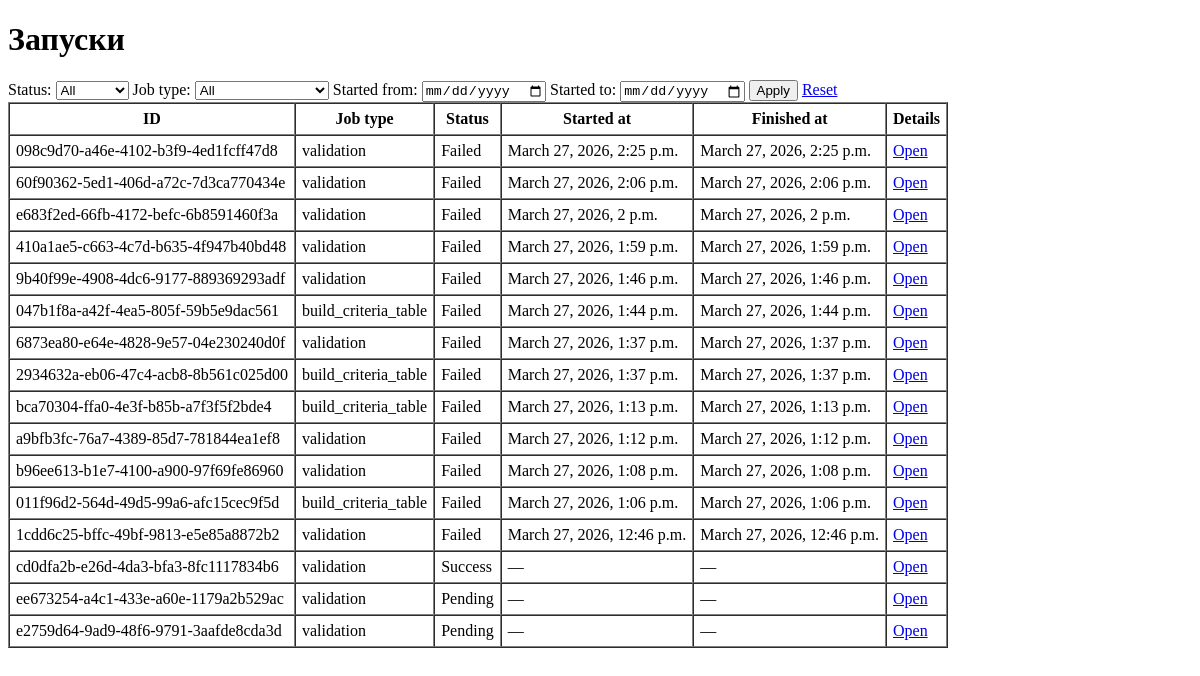
The page /runs/ on the database as committed earlier.
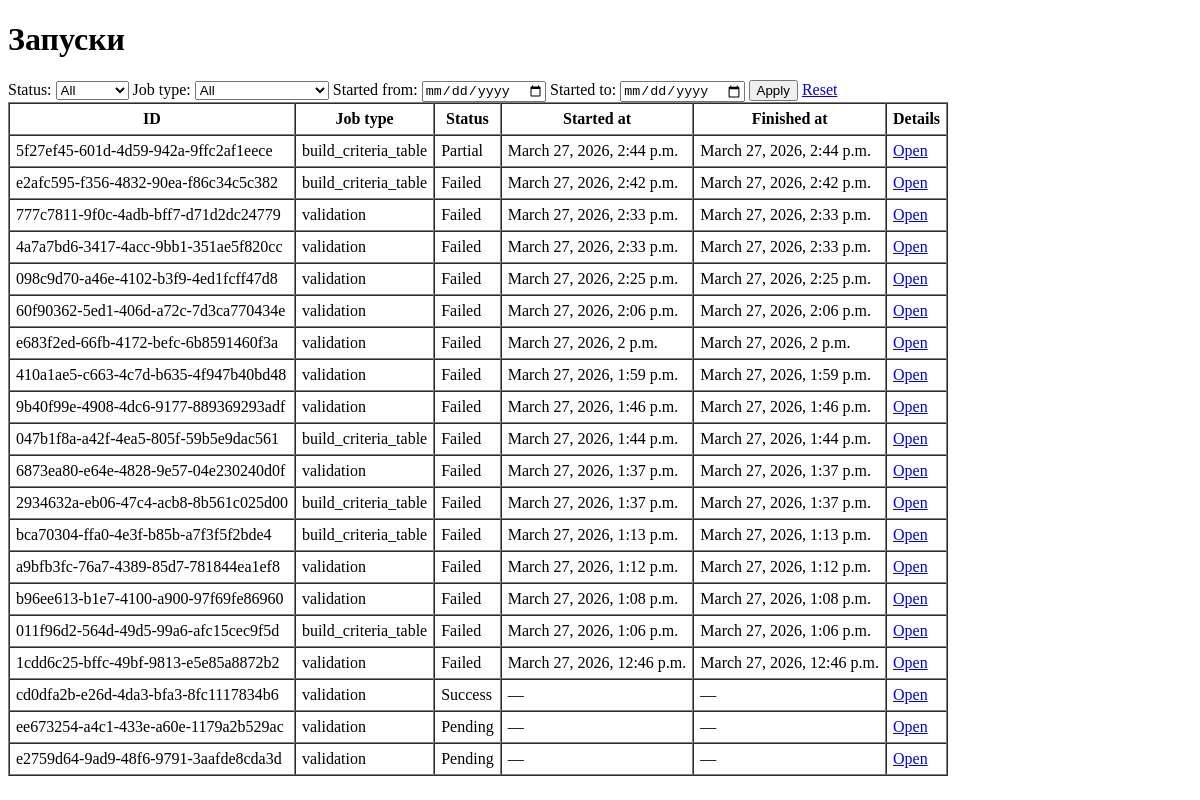
The same page on the database as committed later.
### jobs/models.py (models this page shows, shortened)
class JobRun(models.Model):
    class Status(models.TextChoices):
        PENDING = "pending", "Pending"
        RUNNING = "running", "Running"
        SUCCESS = "success", "Success"
        PARTIAL = "partial", "Partial"
        FAILED = "failed", "Failed"
    id = models.UUIDField(primary_key=True, default=uuid.uuid4, editable=False)
    job_type = models.CharField(max_length=100)
    status = models.CharField(max_length=20, choices=Status.choices, default=Status.PENDING)
    started_at = models.DateTimeField(null=True, blank=True)
    finished_at = models.DateTimeField(null=True, blank=True)
    params_json = models.JSONField(default=dict, blank=True)
    result_json = models.JSONField(default=dict, blank=True)
    initiated_by = models.ForeignKey(
        settings.AUTH_USER_MODEL,
        null=True,
        blank=True,
        on_delete=models.SET_NULL,
        related_name="job_runs",
    )
    class Meta:
        ordering = ["-started_at"]

### jobs/views.py (the view)
# urls.py: path("runs/", list_job_runs, name="job_run_list"),
def list_job_runs(request):
    queryset = JobRun.objects.all().order_by("-started_at")
    status = _parse_non_empty(request.GET.get("status"))
    if status:
        queryset = queryset.filter(status=status)
    job_type = _parse_non_empty(request.GET.get("job_type"))
    if job_type:
        queryset = queryset.filter(job_type=job_type)
    started_from = _parse_non_empty(request.GET.get("started_from"))
    if started_from:
        queryset = queryset.filter(started_at__date__gte=started_from)
    started_to = _parse_non_empty(request.GET.get("started_to"))
    if started_to:
        queryset = queryset.filter(started_at__date__lte=started_to)
    paginator = Paginator(queryset, 20)
    page_obj = paginator.get_page(request.GET.get("page"))
    preserved_query = request.GET.copy()
    preserved_query.pop("page", None)
    return render(
        request,
        "jobs/jobrun_list.html",
        {
            "page_obj": page_obj,
            "status_choices": JobRun.Status.choices,
            "job_type_choices": JobRun.objects.values_list("job_type", flat=True).distinct().order_by("job_type"),
            "filters": {
                "status": status or "",
                "job_type": job_type or "",
                "started_from": started_from or "",
                "started_to": started_to or "",
            },
            "querystring": preserved_query.urlencode(),
        },
    )

### jobs/views.py (called while the page is built)
def _parse_non_empty(value: str | None) -> str | None:
    if value is None:
        return None
    trimmed = value.strip()
    return trimmed or None

### jobs/templates/jobs/jobrun_list.html (shortened to what this page needs)
<!doctype html>
<html lang="en">
<head>
</head>
<body>
  <h1>Запуски</h1>
  <form method="get">
    <label>
      Status:
      <select name="status">
        <option value="">All</option>
      </select>
    </label>
    <label>
      Job type:
      <select name="job_type">
        <option value="">All</option>
      </select>
    </label>
    <label>
      Started from:
      <input type="date" name="started_from" value="{{ filters.started_from }}">
    </label>
    <label>
      Started to:
      <input type="date" name="started_to" value="{{ filters.started_to }}">
    </label>
    <button type="submit">Apply</button>
    <a href="{% url 'job_run_list' %}">Reset</a>
  </form>
  <table border="1" cellpadding="6" cellspacing="0">
    <thead>
      <tr>
        <th>ID</th>
        <th>Job type</th>
        <th>Status</th>
        <th>Started at</th>
        <th>Finished at</th>
        <th>Details</th>
      </tr>
    </thead>
    <tbody>
      {% for run in page_obj %}
        <tr>
          <td>{{ run.id }}</td>
          <td>{{ run.job_type }}</td>
          <td>{{ run.get_status_display }}</td>
          <td>{{ run.started_at|default:"—" }}</td>
          <td>{{ run.finished_at|default:"—" }}</td>
          <td>
            <a href="{% url 'job_run_detail' run.id %}{% if querystring %}?{{ querystring }}{% endif %}">Open</a>
          </td>
        </tr>
      {% empty %}
        <tr>
          <td colspan="6">No runs found.</td>
        </tr>
      {% endfor %}
    </tbody>
  </table>
</body>
</html>

Rows that differ between the two databases and show on the page:
added JobRun: id "5f27ef45-601d-4d59-942a-9ffc2af1eece", job_type "build_criteria_table", status "Partial", started_at "March 27, 2026, 2:44 p.m.", finished_at "March 27, 2026, 2:44 p.m."
added JobRun: id "e2afc595-f356-4832-90ea-f86c34c5c382", job_type "build_criteria_table", status "Failed", started_at "March 27, 2026, 2:42 p.m.", finished_at "March 27, 2026, 2:42 p.m."
added JobRun: id "777c7811-9f0c-4adb-bff7-d71d2dc24779", job_type "validation", status "Failed", started_at "March 27, 2026, 2:33 p.m.", finished_at "March 27, 2026, 2:33 p.m."
added JobRun: id "4a7a7bd6-3417-4acc-9bb1-351ae5f820cc", job_type "validation", status "Failed", started_at "March 27, 2026, 2:33 p.m.", finished_at "March 27, 2026, 2:33 p.m."
